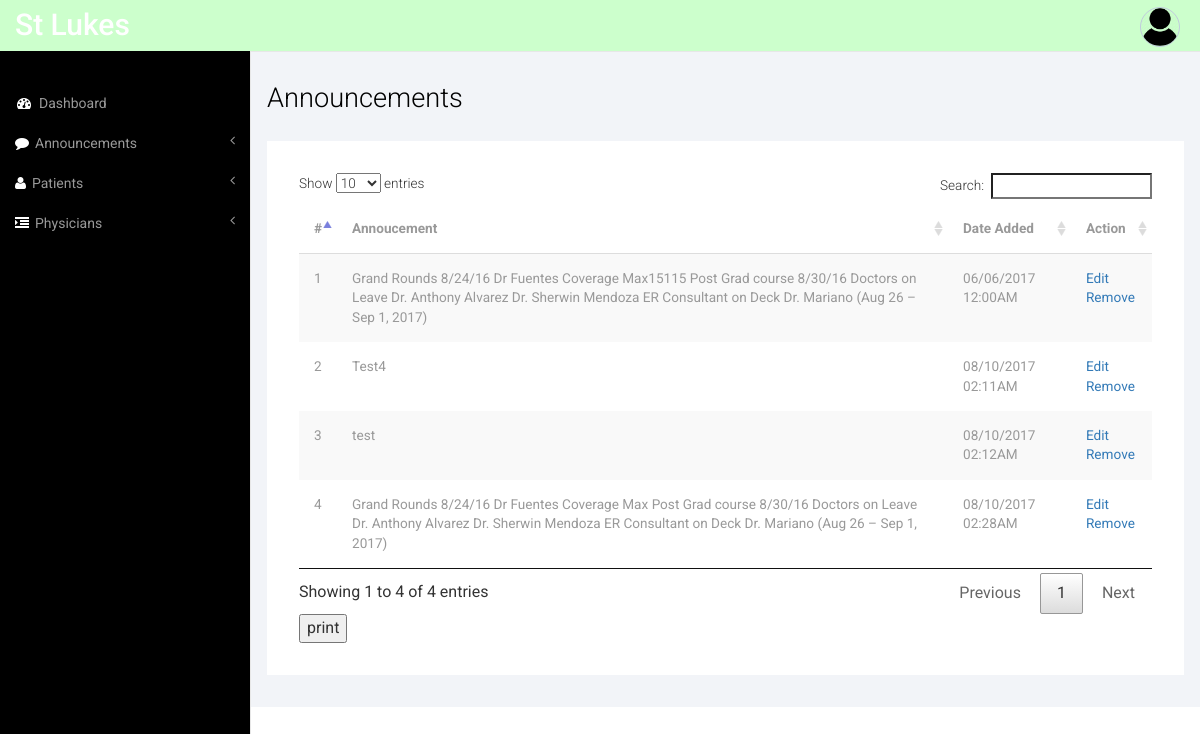
Page /index.php/announcements on the committed database.
### tables this page shows
CREATE TABLE `announcements` (
  `id` int(11) NOT NULL,
  `title` text NOT NULL,
  `announcement` text NOT NULL,
  `date_added` datetime NOT NULL,
  `active` tinyint(4) NOT NULL DEFAULT '1'
);

### application/controllers/Announcements.php (called while the page is built, shortened)
<?php
class Announcements extends CI_Controller {
	public function index() {
		$this->announcements_list();
	}
	public function announcements_list() {
		$tab['tab'] = 2;
		$result = $this->announcements_model->getAnnouncements();
		$data['data'] = array();
		if ($result['success']) {
			$data['data'] = $result['data'];
		}
		$this->load->view('header', $tab);
		$this->load->view('announcements_list', $data);
		$this->load->view('footer');
	}
}

### index.php (called while the page is built, shortened)
<?php
require_once BASEPATH.'core/CodeIgniter.php';

### application/models/Announcements_model.php (called while the page is built, shortened)
<?php if ( ! defined('BASEPATH')) exit('No direct script access allowed');
class Announcements_model extends CI_Model
{
    function getAnnouncements() {
        $sql = "SELECT title, date_format(date_added, '%m/%d/%Y %h:%i%p') as date_added, announcement, id, active FROM announcements WHERE active = ?";
        $query = $this->db->query($sql, array(1));
        if ($query->num_rows() > 0) {
            return array( 'success' => true, 'data' => $query->result_array());
        }
        return array( 'success' => false, 'error' => 'No data found' );
    }
}

### application/views/announcements_list.php (the view, shortened to what this page needs)
<div id="page-wrapper">
        <div class="col-md-12 graphs">
       <div class="xs">
     <h3>Announcements</h3>
    <div class="bs-example4" data-example-id="contextual-table">
    <table class="table table-striped" id="patients_table" cellspacing="0" width="100%">
      <thead>
        <tr>
          <th>#</th>
          <th>Annoucement</th>
          <th>Date Added</th>
          <th>Action</th>
        </tr>
      </thead>
      <tbody>
        <?php $x = 0; ?>
        <?php foreach($data as $row): ?>
        <?php $x++; ?>
        <tr>
          <td><?=$x?></td>
          <td><?=$row['announcement'];?></td>
          <td><?=$row['date_added']?></td>
          <td>
            <a href="<?php echo base_url().'announcements/announcement_edit/'.$row['id']; ?>">Edit</a><br>
            <a onclick="return confirm('Are you sure you want to delete this item?');" href="<?php echo base_url().'announcements/delete/'.$row['id']; ?>">Remove</a>
          </td>
        </tr>
        <?php endforeach; ?>
      </tbody>
    </table>
    <button onclick="printContent('patients_table')">print</button>
   </div>
   </div>
  </div>
  </div>

### assets/css/style.css (style rules this page uses)
h4, h5, h6, h1, h2, h3 { margin-top: 0; }
html, body { font-family: 'Roboto', sans-serif; font-size: 100%; background:#000; overflow-x: hidden; }
body a { transition:0.5s all; -webkit-transition:0.5s all; -moz-transition:0.5s all; -o-transition:0.5s all; -ms-transition:0.5s all; }
.graphs { padding: 2em 1em; background: #f2f4f8; font-family: 'Roboto', sans-serif; }
.bs-example4 { background: #fff; padding: 2em; }
.xs h3, .widget_head { color:#000; font-size:1.7em; font-weight:300; margin-bottom: 1em; }
.table > thead > tr > th, .table > tbody > tr > th, .table > tfoot > tr > th, .table > thead > tr > td, .table > tbody > tr > td, .table > tfoot > tr > td { border-top: none !important; }
.table > thead > tr > th, .table > tbody > tr > th, .table > tfoot > tr > th, .table > thead > tr > td, .table > tbody > tr > td, .table > tfoot > tr > td { font-size: 0.85em; color: #999; }
.table td, .table>tbody>tr>td, .table>tbody>tr>th, .table>tfoot>tr>td, .table>tfoot>tr>th, .table>thead>tr>td, .table>thead>tr>th { padding:15px !important; }
.table > thead > tr > th { border-bottom: 1px solid #ddd !important; }

### assets/css/custom.css (style rules this page uses)
#page-wrapper { min-height: 568px; background-color: #fff; }
@media (min-width:768px) { #page-wrapper { position: inherit; margin: 0 0 0 250px; border-left: 1px solid #e7e7e7; } }

### rows in the picture
announcements: announcement "Grand Rounds 8/24/16 Dr Fuentes Coverage Max15115 Post Grad course 8/30/16 Doctors on Leave Dr. Anthony Alvarez Dr. Sherwin Mendoza ER Consultant on Deck Dr. Mariano (Aug 26 – Sep 1, 2017)", date_added "06/06/2017 12:00AM"
announcements: announcement "Test4", date_added "08/10/2017 02:11AM"
announcements: announcement "test", date_added "08/10/2017 02:12AM"
announcements: announcement "Grand Rounds 8/24/16 Dr Fuentes Coverage Max Post Grad course 8/30/16 Doctors on Leave Dr. Anthony Alvarez Dr. Sherwin Mendoza ER Consultant on Deck Dr. Mariano (Aug 26 – Sep 1, 2017)", date_added "08/10/2017 02:28AM"
